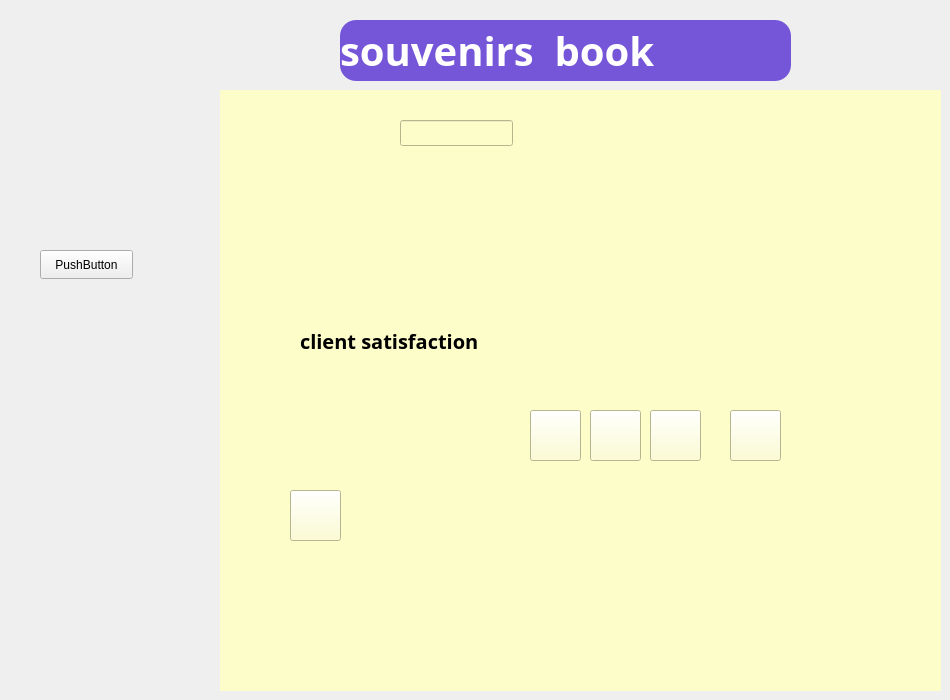
    <widget class="QWidget" name="page_29">
     <widget class="QLabel" name="title_label_36">
      <property name="geometry">
       <rect>
        <x>340</x>
        <y>20</y>
        <width>451</width>
        <height>61</height>
       </rect>
      </property>
      <property name="font">
       <font>
        <family>Script MT Bold</family>
        <pointsize>30</pointsize>
        <weight>75</weight>
        <bold>true</bold>
       </font>
      </property>
      <property name="styleSheet">
       <string notr="true">background-color:#7556d8;
border-radius:16px;
color:white;</string>
      </property>
      <property name="text">
       <string>souvenirs  book</string>
      </property>
     </widget>
     <widget class="QStackedWidget" name="stackedWidget_5">
      <property name="geometry">
       <rect>
        <x>220</x>
        <y>90</y>
        <width>721</width>
        <height>601</height>
       </rect>
      </property>
      <property name="styleSheet">
       <string notr="true">background-color: rgb(253, 253, 201);</string>
      </property>
      <widget class="QWidget" name="page_30">
       <widget class="QLabel" name="label_289">
        <property name="geometry">
         <rect>
          <x>490</x>
          <y>80</y>
          <width>131</width>
          <height>141</height>
         </rect>
        </property>
        <property name="text">
         <string/>
        </property>
        <property name="pixmap">
         <pixmap>../../Downloads/Pictures/4211763.png</pixmap>
        </property>
        <property name="scaledContents">
         <bool>true</bool>
        </property>
       </widget>
       <widget class="QLabel" name="emotionLabel_3">
        <property name="geometry">
         <rect>
          <x>120</x>
          <y>90</y>
          <width>191</width>
          <height>121</height>
         </rect>
        </property>
        <property name="text">
         <string/>
        </property>
        <property name="pixmap">
         <pixmap>../../Downloads/Pictures/4393677 (1).webp</pixmap>
        </property>
        <property name="scaledContents">
         <bool>true</bool>
        </property>
       </widget>
       <widget class="QLabel" name="label_290">
        <property name="geometry">
         <rect>
          <x>80</x>
          <y>230</y>
          <width>271</width>
          <height>41</height>
         </rect>
        </property>
        <property name="font">
         <font>
          <family>Segoe Fluent Icons</family>
          <pointsize>15</pointsize>
          <weight>75</weight>
          <bold>true</bold>
         </font>
        </property>
        <property name="text">
         <string>client satisfaction</string>
        </property>
       </widget>
       <widget class="QPushButton" name="pushButton_196">
        <property name="geometry">
         <rect>
          <x>70</x>
          <y>400</y>
          <width>51</width>
          <height>51</height>
         </rect>
        </property>
        <property name="text">
         <string/>
        </property>
        <property name="icon">
         <iconset>
          <normaloff>../../Downloads/Pictures/microphone-vector-icon-web-design-260nw-2334535547 (1).webp</normaloff>../../Downloads/Pictures/microphone-vector-icon-web-design-260nw-2334535547 (1).webp</iconset>
        </property>
        <property name="iconSize">
         <size>
          <width>50</width>
          <height>50</height>
         </size>
        </property>
       </widget>
       <widget class="QPushButton" name="stopButton_3">
        <property name="geometry">
         <rect>
          <x>370</x>
          <y>320</y>
          <width>51</width>
          <height>51</height>
         </rect>
        </property>
        <property name="text">
         <string/>
        </property>
        <property name="icon">
         <iconset>
          <normaloff>../../Downloads/Pictures/images (4).jpeg</normaloff>../../Downloads/Pictures/images (4).jpeg</iconset>
        </property>
        <property name="iconSize">
         <size>
          <width>50</width>
          <height>50</height>
         </size>
        </property>
       </widget>
       <widget class="QPushButton" name="pushButton_197">
        <property name="geometry">
         <rect>
          <x>510</x>
          <y>320</y>
          <width>51</width>
          <height>51</height>
         </rect>
        </property>
        <property name="text">
         <string/>
        </property>
        <property name="icon">
         <iconset>
          <normaloff>../../Downloads/Pictures/3541949.png</normaloff>../../Downloads/Pictures/3541949.png</iconset>
        </property>
        <property name="iconSize">
         <size>
          <width>50</width>
          <height>50</height>
         </size>
        </property>
       </widget>
       <widget class="QPushButton" name="playButton_3">
        <property name="geometry">
         <rect>
          <x>430</x>
          <y>320</y>
          <width>51</width>
          <height>51</height>
         </rect>
        </property>
        <property name="text">
         <string/>
        </property>
        <property name="icon">
         <iconset>
          <normaloff>../../Downloads/Pictures/4181163.png</normaloff>../../Downloads/Pictures/4181163.png</iconset>
        </property>
        <property name="iconSize">
         <size>
          <width>50</width>
          <height>50</height>
         </size>
        </property>
       </widget>
       <widget class="QPushButton" name="recordButton_3">
        <property name="geometry">
         <rect>
          <x>310</x>
          <y>320</y>
          <width>51</width>
          <height>51</height>
         </rect>
        </property>
        <property name="text">
         <string/>
        </property>
        <property name="icon">
         <iconset>
          <normaloff>../../Downloads/Pictures/images (3).png</normaloff>../../Downloads/Pictures/images (3).png</iconset>
        </property>
        <property name="iconSize">
         <size>
          <width>50</width>
          <height>50</height>
         </size>
        </property>
       </widget>
       <widget class="QLabel" name="imageLabel_6">
        <property name="geometry">
         <rect>
          <x>440</x>
          <y>50</y>
          <width>221</width>
          <height>181</height>
         </rect>
        </property>
        <property name="text">
         <string/>
        </property>
       </widget>
       <widget class="QLineEdit" name="emotionLineEdit_3">
        <property name="geometry">
         <rect>
          <x>180</x>
          <y>30</y>
          <width>113</width>
          <height>26</height>
         </rect>
        </property>
       </widget>
      </widget>
      <widget class="QWidget" name="page_31"/>
     </widget>
     <widget class="QPushButton" name="EmotionDetection_3">
      <property name="geometry">
       <rect>
        <x>40</x>
        <y>250</y>
        <width>93</width>
        <height>29</height>
       </rect>
      </property>
      <property name="text">
       <string>PushButton</string>
      </property>
     </widget>
    </widget>
